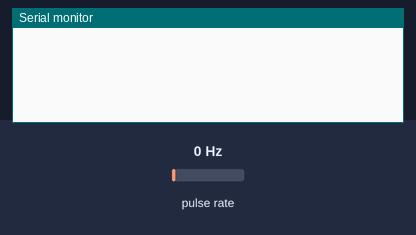
Simulated run of this sketch. Board: Arduino Uno, built with avr-gcc and run on an emulated ATmega328P. Shown: the last lines printed to the serial monitor. Wiring (inferred from the names in the program): pulse sensor: data pin 2. The test bench sets the inputs (shaded band); at power-on: pulse rate 0 Hz.

Above: at 1.2 s.
1.3 s: pulse rate (sensor on pin 2) set to 4 Hz
At 1.73 s:
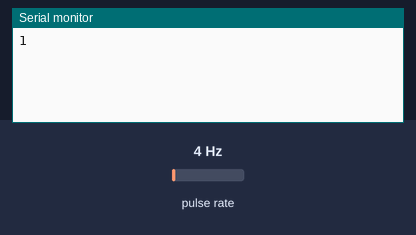
3.3 s: pulse rate (sensor on pin 2) set to 50 Hz
At 4.4 s:
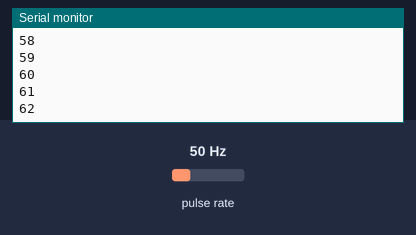
Timing chart, 0 to 6.3 s (numbered marks = the images above; inputs shaded):
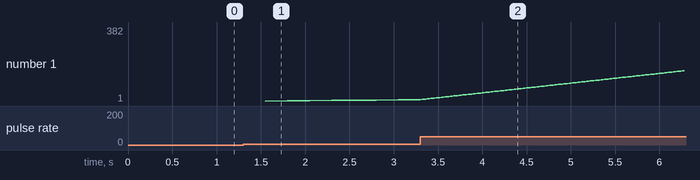

The sketch:

encoders.ino
```cpp
/* Encoder is on pin 2, since it accepts interrupts */
/* Roomba motor wires for my 4230 series. (On my model at least) :

Blue = IR Anode
Brown = IR Cathode
Black = Emitter
Gray = Detector

*/

int encoderPin = 2;  /* encoder wire from Roomba motor */
int counter;
int counting;

void setup()
{
  counter = 0;

  Serial.begin(9600);

/* Setup encoder pin as inputs */
    pinMode(encoderPin, INPUT);

// encoder pin on interrupt 0
  attachInterrupt(0, decoder, FALLING);

}

void loop()
{
//using while statement to stay in the loop for continuous
//interrupts
if (counting) // CW motion in the rotary encoder
{
  counting = 0;
  counter++;
  Serial.println(counter);
}

}

void decoder()
// should trigger on Falling value of encoder Port
{
  counting = 1;
}
```

Measured:
- after the input at 1.3 s, the serial monitor: prints a new line after 0.25 s (image 1)
- after the input at 3.3 s, the serial monitor: prints a new line after 0.60 s (image 2)
- plotted number 1: 7 → 382 after the input at 3.3 s
